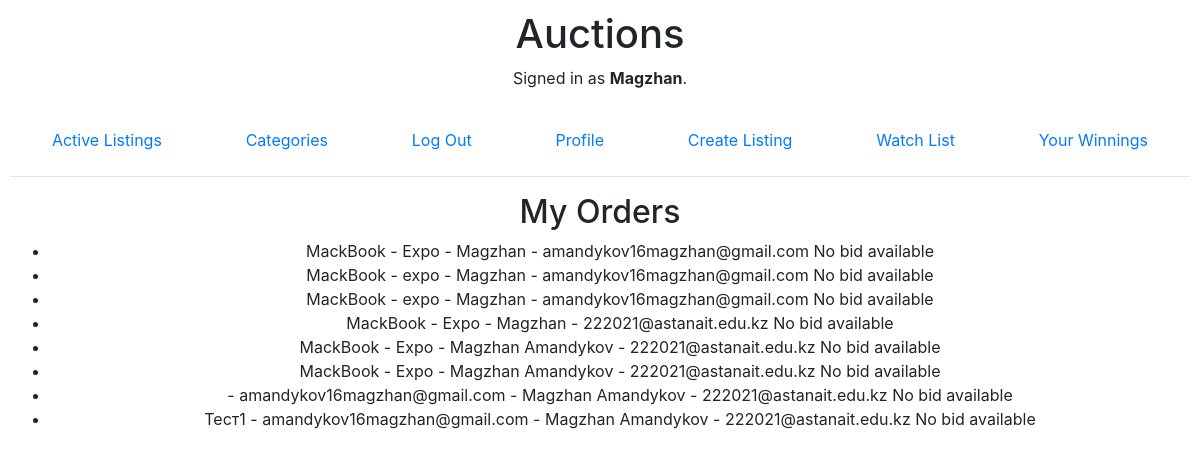
/my_orders/ (signed in), run on an earlier commit of the app's database.
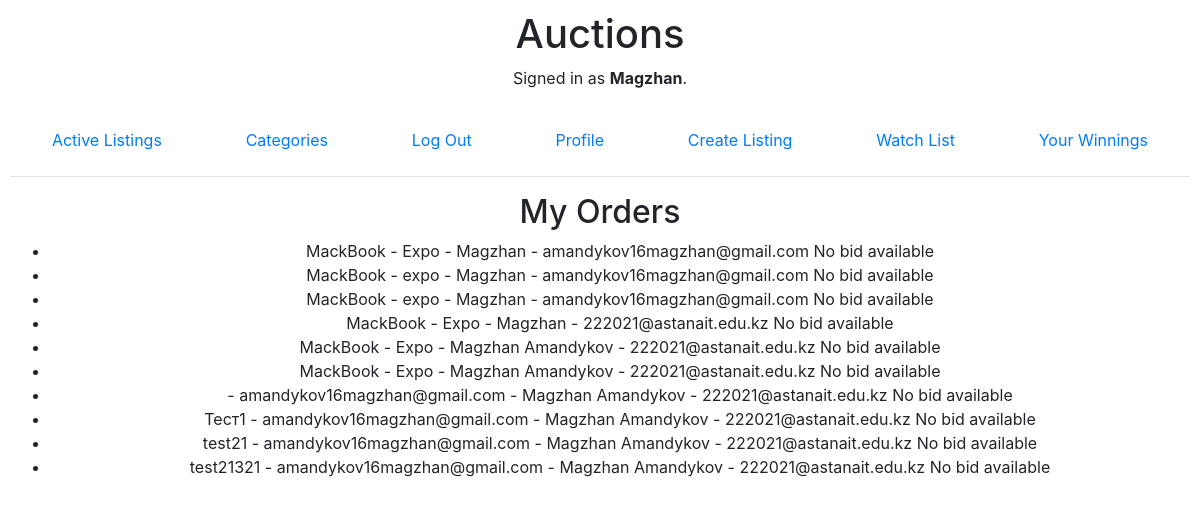
And on a later commit of the database.
### auctions/models.py (models this page shows)
class Order(models.Model):
    user = models.ForeignKey(User, on_delete=models.CASCADE)
    product_name = models.CharField(max_length=255)
    address = models.TextField()
    name = models.CharField(max_length=255)
    email = models.EmailField()
    id = models.AutoField(primary_key=True)
    bid = models.ForeignKey(bids, on_delete=models.SET_NULL, null=True)
    def __init__(self, *args, **kwargs):
        super().__init__(*args, **kwargs)
        self.order_date = None
    def __str__(self):
        return f"Order #{self.id} - {self.product_name} - {self.user.username}"

### auctions/views.py (the view)
# urls.py: path('my_orders/', views.my_orders, name='my_orders'),
def my_orders(request):
    user_orders = Order.objects.filter(user=request.user)
    print("User Orders:", user_orders)
    return render(request, 'auctions/my_orders.html', {'user_orders': user_orders})

### auctions/templates/auctions/my_orders.html (shortened to what this page needs)
{% extends "auctions/layout.html" %}
{% block body %}
  <h2>My Orders</h2>
  <ul>
    {% for order in user_orders %}
  <li>
    {{ order.product_name }} - {{ order.address }} - {{ order.name }} - {{ order.email }}
    {% if order.bid %}
      <button class="btn btn-primary" onclick="downloadInvoice('{{ order.id }}', '{{ order.bid.id }}')">Download Details</button>
    {% else %}
      No bid available
    {% endif %}
  </li>
{% endfor %}
  </ul>
{% endblock %}

What changed in the data, as far as the page shows it:
added Order: product_name "test21", address "amandykov16magzhan@gmail.com", name "Magzhan Amandykov", email "222021@astanait.edu.kz", shows "No bid available"
added Order: product_name "test21321", address "amandykov16magzhan@gmail.com", name "Magzhan Amandykov", email "222021@astanait.edu.kz", shows "No bid available"
